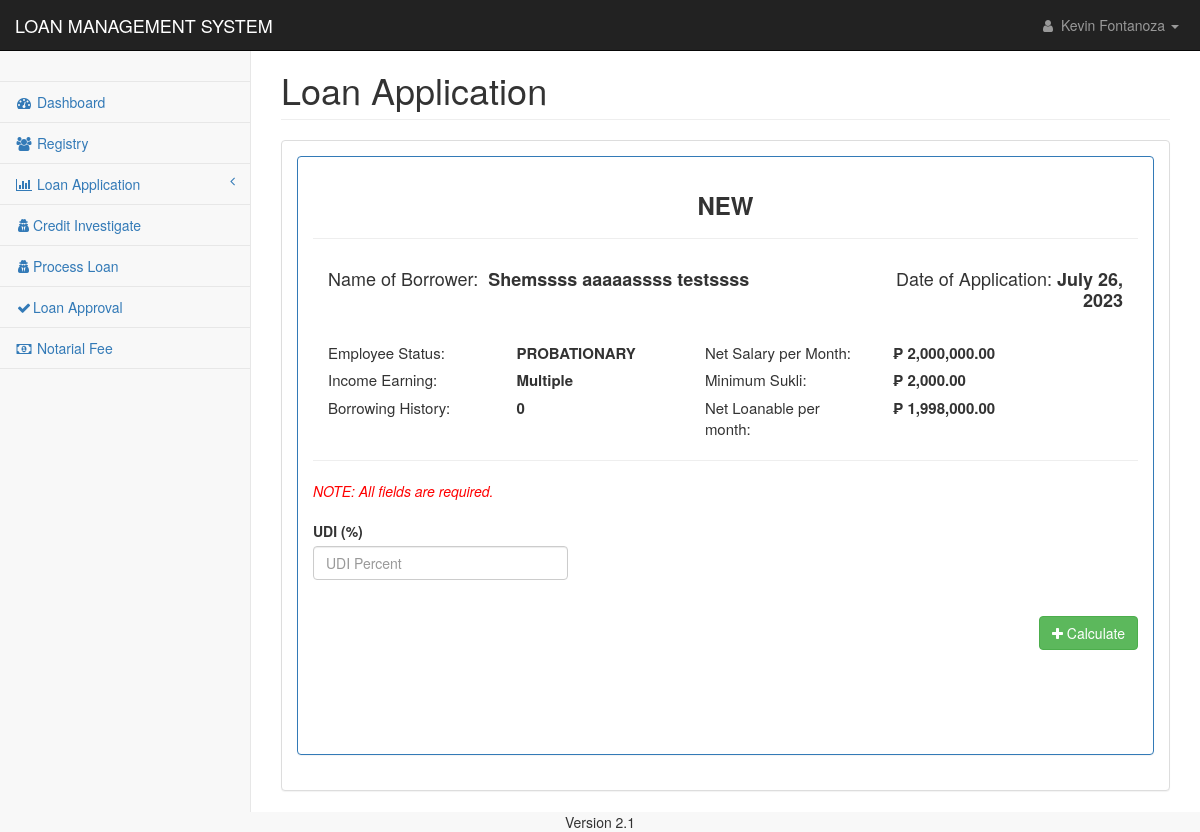
Page /pages/loan_application_1.php?id=AMG0010000001 (signed in) on the earlier database version.
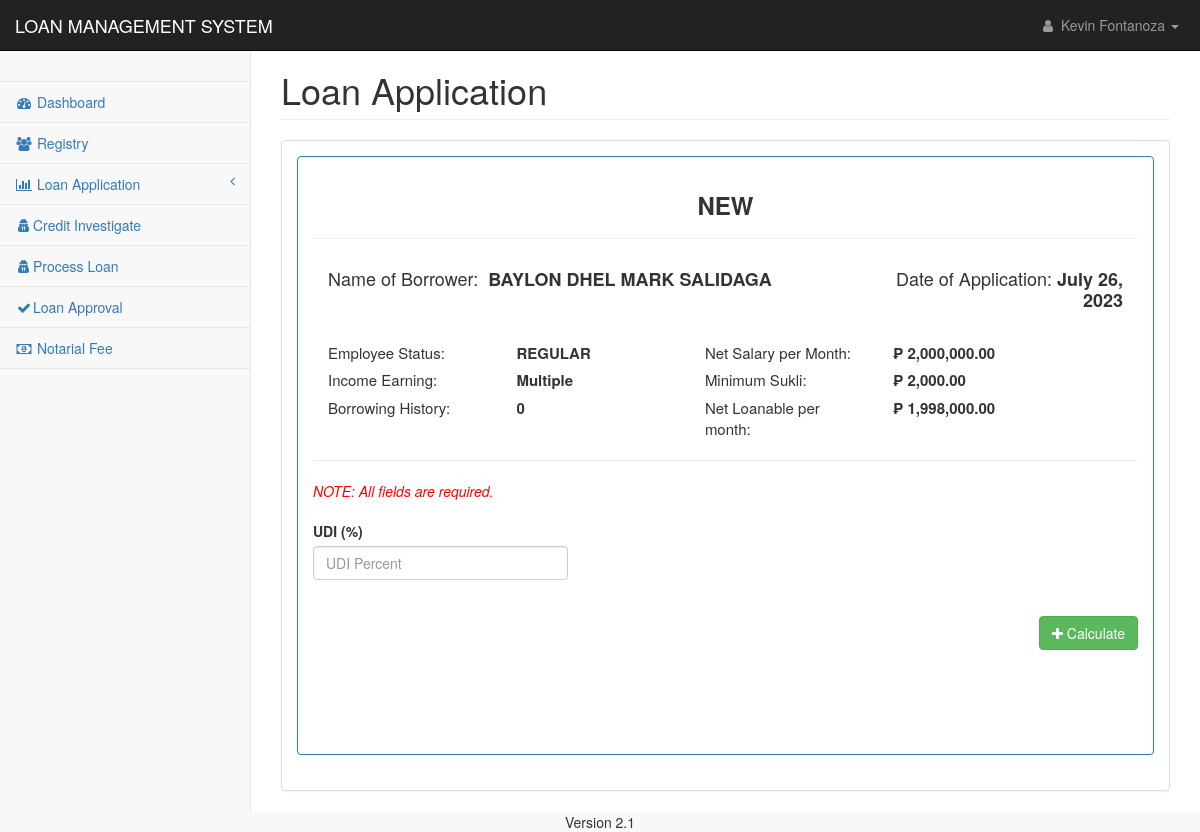
Same page on the later database version.
### tables this page shows
CREATE TABLE `applicants_personal` (
  `applicant_id` int(11) NOT NULL,
  `applicant_code` text NOT NULL,
  `firstname` text NOT NULL,
  `middlename` text NOT NULL,
  `lastname` text NOT NULL,
  `suffix` text NOT NULL,
  `nickname` text NOT NULL,
  `age` text NOT NULL,
  `gender` text NOT NULL,
  `contact1` text NOT NULL,
  `mstatus` text NOT NULL,
  `dob1` date NOT NULL,
  `pob1` text NOT NULL,
  `block1` text NOT NULL,
  `street1` text NOT NULL,
  `phase1` text NOT NULL,
  `brgy1` text NOT NULL,
  `city1` text NOT NULL,
  `province1` text NOT NULL,
  `map_url` text NOT NULL,
  `residence1` text NOT NULL,
  `lwith1` text NOT NULL,
  `block2` text NOT NULL,
  `street2` text NOT NULL,
  `phase2` text NOT NULL,
  `brgy2` text NOT NULL,
  `city2` text NOT NULL,
  `province2` text NOT NULL,
  `residence2` text NOT NULL,
  `lwith2` text NOT NULL,
  `mothername` text NOT NULL,
  `mothercon` text NOT NULL,
  `fathername` text NOT NULL,
  `fathercon` text NOT NULL,
  `file` text NOT NULL,
  `date_encoded` date NOT NULL
);

CREATE TABLE `applicants_work` (
  `work_id` int(11) NOT NULL,
  `applicant_code` text NOT NULL,
  `employer` text NOT NULL,
  `sector_type` text NOT NULL,
  `tob` text NOT NULL,
  `com_address` text NOT NULL,
  `a_location` text NOT NULL,
  `sup_name` text NOT NULL,
  `hr_number` text NOT NULL,
  `date_hired` date NOT NULL,
  `e_status` text NOT NULL,
  `m_salary` text NOT NULL,
  `bank_name` text NOT NULL,
  `atm_card` text NOT NULL,
  `loan` text NOT NULL,
  `monthly_salary` text NOT NULL,
  `s_period` text NOT NULL,
  `other_source` text NOT NULL,
  `specify` text NOT NULL,
  `max_loanable_amt` float NOT NULL,
  `date_encoded` date NOT NULL
);

### pages/mvc/controller/class-autoload.cont.php (called while the page is built, shortened)
<?php
function myAutoLoader($className){
    $url = $_SERVER['HTTP_HOST'].$_SERVER['REQUEST_URI'];
    if(strpos($url, 'controller') !== false){
        $path = "../model/";
    }else{
        $path = "mvc/model/";
    }
    $extension = ".mod.php";
    $fullPath = $path . $className . $extension;
}

### pages/mvc/model/dbcon.mod.php (called while the page is built)
<?php
Class DbCon {
	Private $host = "localhost";
	Private $user = "root";
	Private $pwd = "";
	Private $dbName = "amigo";
	Protected function connect(){
		$dsn = 'mysql:host=' . $this->host . ';dbname=' . $this->dbName;
		$pdo = new PDO($dsn, $this->user, $this->pwd);
		$pdo->setAttribute(PDO::ATTR_DEFAULT_FETCH_MODE, PDO::FETCH_ASSOC);
		return $pdo;
    }
}

### pages/mvc/model/loan.mod.php (called while the page is built, shortened)
<?php
class Loan extends DbCon {
    private $clientID;
    public $contractNo;
    public function __construct(String $id){
        $sql = "SELECT e_status, other_source, monthly_salary FROM applicants_work WHERE applicant_code= ?";
        $stmt = $this->connect()->prepare($sql);
        $stmt->execute([$id]);
        $result = $stmt->fetch();
        $this->clientID = $id;
        $this->incomeSourceFlag = $result['other_source']??null;
        $this->monthlyNetSal = $result['monthly_salary']??null;
        if($this->incomeSourceFlag > 0 ){
            $this->clientSukli = Statics::$ATWOAFOURSUKLI;
        }else{
            $this->clientSukli = Statics::$AONEATHREESUKLI;
            $this->incomeEarning = 'Single';
        }
        $this->getBorrowingCount();
        $this->getBorrowingCount();
        $this->getBorrowingSum();
        $this->getSukli();
        $this->getBorrowCount();
        $this->getRenewalBasesInfo();
        $this->getOutstandingBalance();
        $this->getNotarialFee();
    }
    public function getSukli(){
        $sql = "SELECT SUM(monthly_amortization) FROM loan_applications WHERE paid=0 AND client_id=?";
        $stmt = $this->connect()->prepare($sql);
        $stmt->execute([$this->clientID]);
        $result = $stmt->fetchColumn();
    }
    public function getBorrowingCount(){
        $sql = "SELECT COUNT(client_id) FROM loan_applications WHERE paid=1 AND client_id=?";
        $stmt = $this->connect()->prepare($sql);
        $stmt->execute([$this->clientID]);
        $result = $stmt->fetchColumn();
    }
    public function getBorrowCount(){
        $sql = "SELECT COUNT(client_id) FROM loan_applications WHERE client_id=?";
        $stmt = $this->connect()->prepare($sql);
        $stmt->execute([$this->clientID]);
        $result = $stmt->fetchColumn();
    }
    public function getBorrowingSum(){
        $sql = "SELECT SUM(monthly_amortization) FROM loan_applications WHERE paid=0 AND client_id=?";
        $stmt = $this->connect()->prepare($sql);
        $stmt->execute([$this->clientID]);
        $result = $stmt->fetchColumn();
    }
    public function getNotarialFee(){
        $sql = "SELECT notarial_fee FROM fees WHERE notarial_id = ?";
        $stmt = $this->connect()->prepare($sql);
        $stmt->execute([1]);
        $result = $stmt->fetchColumn();
    }
    public function getRenewalBasesInfo(){
        $sql = "SELECT contract_no, loan_amount FROM loan_applications WHERE client_id = ?";
        $stmt = $this->connect()->prepare($sql);
        $stmt->execute([$this->clientID]);
        $result = $stmt->fetch();
        $this->contractNo = $result['contract_no']??null;
        $this->recLoanAmount = $result['loan_amount']??null;
    }
    public function getOutstandingBalance(){
        $sql = "SELECT SUM(amount) FROM payments WHERE contract_no = ?";
        $stmt = $this->connect()->prepare($sql);
        $stmt->execute([$this->contractNo]);
        $result = $stmt->fetchColumn();
    }
}

### pages/loan_application_1.php (the view, shortened to what the changed rows need)
<?php
include('../config/conn.php');
include 'mvc/controller/class-autoload.cont.php';
$loan = new Loan($_GET['id']);
if(isset($_GET['id'])){
    $cid = $_GET['id'];
}else{
}
?>
<!DOCTYPE html>
<html lang="en">
<head>
    <link href="../css/bootstrap.min.css" rel="stylesheet">
    <link href="../css/metisMenu.min.css" rel="stylesheet">
    <link href="../css/startmin.css" rel="stylesheet">
    <link href="../css/font-awesome.min.css" rel="stylesheet" type="text/css">
</head>
<body>
    <div id="wrapper">
        <div id="page-wrapper">
            <div class="container-fluid">
                <div class="row">
                    <div class="col-lg-12">
                        <h1 class="page-header">Loan Application</h1>
                    </div>
                </div>
                <div class="row">
                    <div class="col-lg-12">
                        <div class="panel tabbed-panel panel-default">
                            <div class="panel-body">
                                <div class="tab-content">
                                    <div class="tab-pane fade in active" id="tab-default-1">
                                        <div class="panel panel-primary">
                                            <div class="panel-body">
                                                <div class="row">
                                                    <?php
                                                     $applicant = "SELECT * FROM applicants_personal WHERE applicant_code = '$cid'";
                                                     $applcaintQuery = mysqli_query($con,$applicant);
                                                     if(mysqli_num_rows($applcaintQuery) > 0){
                                                     while($rowApp = mysqli_fetch_assoc($applcaintQuery)) {
                                                    ?>
                                                    <div class="col-lg-12">
                                                        <div class="col-lg-8">
                                                            <h4>Name of Borrower:
                                                                &nbsp;<b><?php echo $rowApp['lastname']." ".$rowApp['firstname']." ".$rowApp['middlename']; ?></b>
                                                            </h4>
                                                        </div>
                                                        <div class="col-lg-4" align="right">
                                                            <h4>Date of Application: <b><?php echo date('F d, Y');?></b>
                                                            </h4>
                                                        </div>
                                                    </div>
                                                    <?php
                                                        }
                                                    }
                                                    ?>
                                                    <br><br>
                                                    <div class="col-lg-11" style="font-size:15px;"><br>
                                                        <div class="col-lg-3"><label>
                                                                <?php echo $loan->clientEmpStatus; ?></label></div>
                                                        <div class="col-lg-3"><label>₱
                                                                <?php echo number_format(floatval($loan->monthlyNetSal), 2); ?></label></div>
                                                        <div class="col-lg-3"><label>₱
                                                                <?php echo number_format(floatval($loan->netLoanPerMonth), 2); ?></label></div>
                                                    </div>
                                                </div>
                                            </div>
                                        </div>
                                    </div>
                                </div>
                            </div>
                        </div>
                    </div>
                </div>
            </div>
        </div>
    </div>
</body>
</html>

Differences in the rows shown:
removed applicants_personal: lastname "Shemssss", firstname "aaaaassss", middlename "testssss"
removed applicants_work: e_status "PROBATIONARY", monthly_salary "2,000,000.00", monthly_salary "1,998,000.00"
added applicants_personal: lastname "BAYLON", firstname "DHEL MARK", middlename "SALIDAGA"
added applicants_work: e_status "REGULAR", monthly_salary "2,000,000.00", monthly_salary "1,998,000.00"
